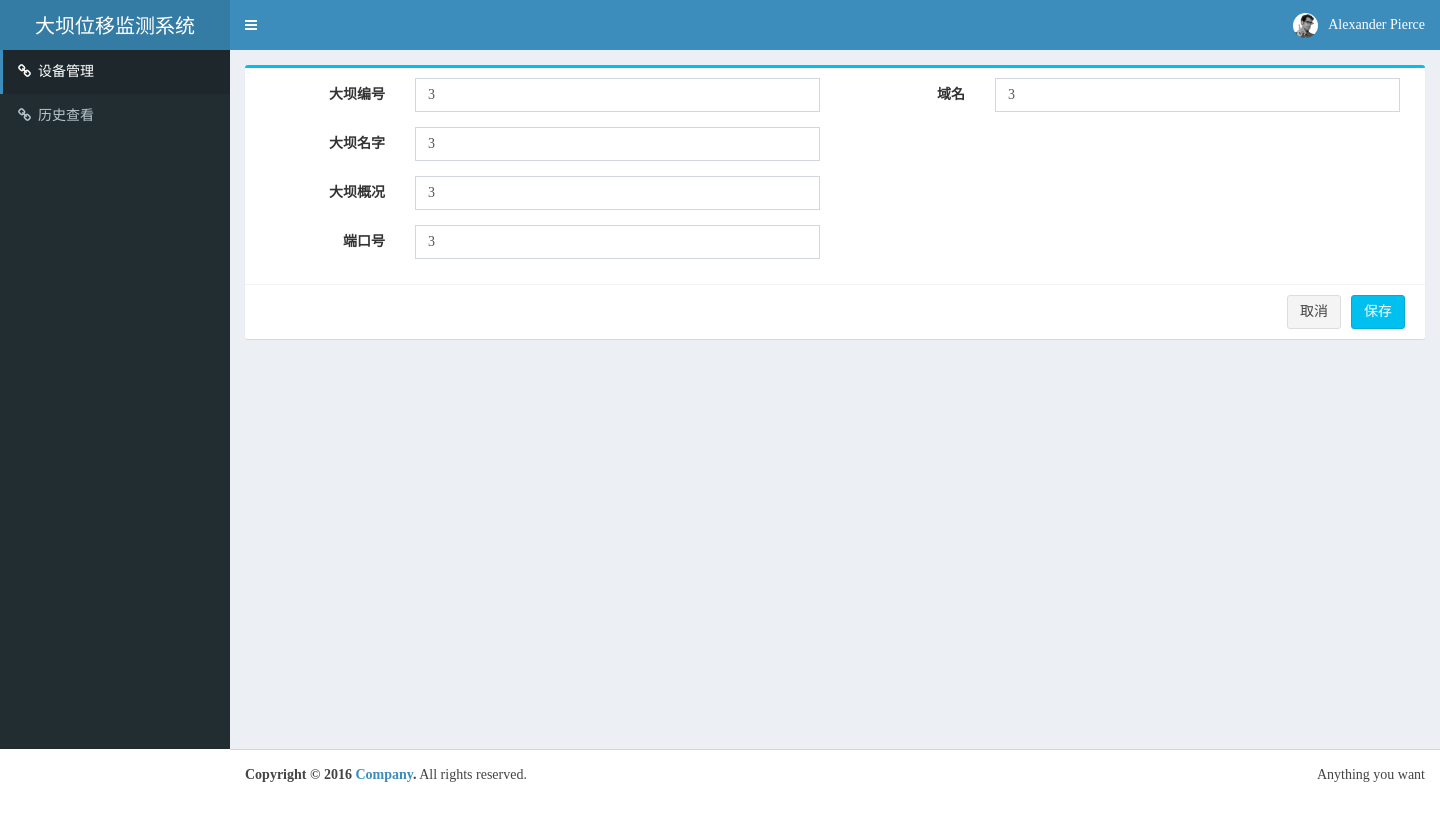
Screenshot of /Dam_Device_management/dam_management_form_update/3/ with the database file from the repository.
### Dam_Device_management/models.py (models this page shows, shortened)
class Dam(models.Model):
	dam_num = models.IntegerField(unique=True)
	dam_name = models.CharField(max_length=100,null=True)
	dam_grade = models.CharField(max_length=100,null=True)
	dam_status = models.CharField(max_length=100,null=True)
	information = models.TextField()
	port_num = models.IntegerField(null=True)
	domain_name = models.CharField(max_length=100,null=True)

### Dam_Device_management/views.py (the view)
# urls.py: url(r'^dam_management_form_update/(?P<aid>\d+)/$', Dam_Device_management.views.dam_management_form_update),
def dam_management_form_update(request,aid):
		dam_list = Dam.objects.get(id = aid)
		return render(request,'dam_management_form_update.html',{'dam_list' : dam_list})

### Dam_Device_management/templates/dam_management_form_update.html (shortened to what this page needs)
<!DOCTYPE html>
<html>
  <head>
  <link rel="stylesheet" href="../../../static/css/bootstrap.min.css">
  <link rel="stylesheet" href="../../../static/css/font-awesome.min.css">
  <link rel="stylesheet" href="../../../static/css/ionicons.min.css">
  <link rel="stylesheet" href="../../../static/css/bootstrap-datepicker.min.css">
  <link rel="stylesheet" href="../../../static/css/dataTables.bootstrap.min.css">
  <link rel="stylesheet" href="../../../static/css/AdminLTE.min.css">
  <link rel="stylesheet" href="../../../static/css/skin-blue.min.css">
  <link rel="stylesheet" href="../../../static/css/form.css">
  <link rel="stylesheet" href="../../../static/css/_all-skins.min.css">
  </head>
  <body class="hold-transition skin-blue sidebar-mini">
<div class="wrapper">
    <header class="main-header">
    <a href="#" class="logo">
      <span class="logo-lg">大坝位移监测系统</span> </a>
    <nav class="navbar navbar-../../../static-top" role="navigation">
        <a href="#" class="sidebar-toggle" data-toggle="push-menu" role="button"> <span class="sr-only">Toggle navigation</span> </a>
        <div class="navbar-custom-menu">
        <ul class="nav navbar-nav">
            <li class="dropdown user user-menu">
            <a href="#" class="dropdown-toggle" data-toggle="dropdown">
              <img src="../../../static/img/user2-160x160.jpg" class="user-image" alt="User Image">
              <span class="hidden-xs">Alexander Pierce</span> </a>
          </li>
          </ul>
      </div>
      </nav>
  </header>
    <aside class="main-sidebar">
    <section class="sidebar">
        <ul class="sidebar-menu" data-widget="tree">
        <li class="active"><a href="/Dam_Device_management/DandL_management"><i class="fa fa-link"></i><span>设备管理</span></a></li>
        <li><a href="/Dam_Device_management/history_search"><i class="fa fa-link"></i><span>历史查看</span></a></li>
      </ul>
      </section>
  </aside>
    <div class="content-wrapper">
    <section class="content container-fluid">
        <div class="box box-info">
        <form class="form-horizontal" action="/Dam_Device_management/dam_management_form_update/{{dam_list.id}}/u/" onsubmit="return check(this)" method="post">
            <div class="box-body">
            <div class="col-xs-6">
                <div class="form-group">
                <label for="dam_num" class="col-sm-3 control-label">大坝编号</label>
                <div class="col-sm-9">
                    <input type="varchar" class="form-control" name="dam_num" id="dam_num" value="{{dam_list.dam_num}}">
                  </div>
              </div>
                <div class="form-group">
                <label for="dam_name" class="col-sm-3 control-label">大坝名字</label>
                <div class="col-sm-9">
                    <input type="varchar" class="form-control" name="dam_name" id="dam_name" value="{{dam_list.dam_name}}">
                  </div>
              </div>
                <div class="form-group">
                <label for="dam_status" class="col-sm-3 control-label">大坝概况</label>
                <div class="col-sm-9">
                    <input type="varchar" class="form-control" name="dam_status" id="dam_status" value="{{dam_list.dam_status}}">
                  </div>
              </div>
                <div class="form-group">
                <label for="port_num" class="col-sm-3 control-label">端口号</label>
                <div class="col-sm-9">
                    <input type="varchar" class="form-control" name="port_num" id="port_num" value="{{dam_list.port_num}}">
                  </div>
              </div>
              </div>
            <div class="col-xs-6">
                <div class="form-group">
                <label for="domain_name" class="col-sm-3 control-label">域名</label>
                <div class="col-sm-9">
                    <input type="varchar" class="form-control" name="domain_name" id="domain_name" value="{{dam_list.domain_name}}">
                  </div>
              </div>
              </div>
          </div>
            <div class="box-footer">
            <button type="submit" id="save" class="btn btn-info pull-right submitBtn">保存</button>
            <button type="button" class="btn btn-default pull-right submitBtn" onClick="JavaScript:window.history.back();">取消</button>
          </div>
          </form>
      </div>
      </section>
  </div>
  </div>
<footer class="main-footer">
    <div class="pull-right hidden-xs"> Anything you want </div>
    <strong>Copyright &copy; 2016 <a href="#">Company</a>.</strong> All rights reserved. </footer>
</body>
</html>

### Warning_management/static/css/form.css (style rules this page uses)
.submitBtn { margin-right: 10px; }

### Dam_Device_management/templates/dam_management_form_update.html (style rules this page uses)
body, html { width: 100%; height: 100%; margin: 0; font-family: "微软雅黑"; }

### rows the page displays
Dam: dam_num "3", dam_name "3", dam_status "3", port_num "3", domain_name "3"
